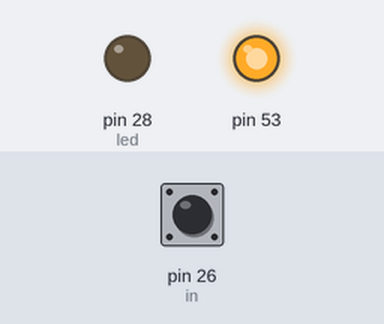
This sketch was run on a simulated Arduino Mega 2560, built with avr-gcc and run on an emulated ATmega2560. Shown: output pins drawn as LEDs (lit = HIGH). The test bench sets the inputs (shaded band); at power-on: pin 26 (in) HIGH.

Above: at 1.2 s.
1.3 s: pin 26 (in) pulled LOW for 0.15 s
At 1.37 s:
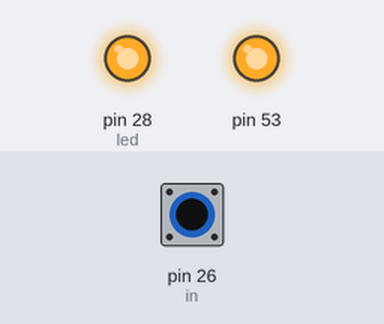
2.9 s: pin 26 (in) pulled LOW for 3.2 s
At 7.5 s:
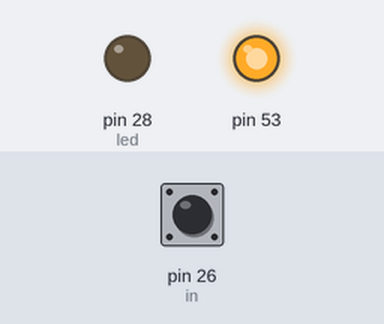
Timing chart, 0 to 9.0 s (numbered marks = the images above; inputs shaded):
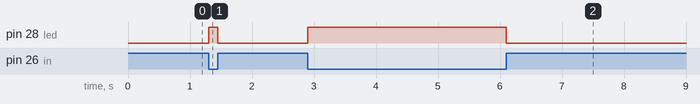

Measured:
- after the input at 1.3 s, pin 28 (led): LOW → HIGH at once, → LOW 0.15 s later
- after the input at 2.9 s, pin 28 (led): LOW → HIGH at once, → LOW 3.2 s later

The sketch:

IO_Test2.ino
```cpp
// the setup function runs once when you press reset or power the board
#define led 28
#define in 26

int buttonState = 0;

void setup() {
  // initialize digital pin led as an output.
  pinMode(led, OUTPUT);
  pinMode(53, OUTPUT);
  pinMode(in, INPUT);

  digitalWrite(in, HIGH);
  digitalWrite(53, HIGH);
}

// the loop function runs over and over again forever
void loop() {
  buttonState = digitalRead(in);
if(buttonState == LOW) {
  digitalWrite(led, HIGH);
}
  else {
    digitalWrite(led, LOW);// wait for a second
  }

}
```
